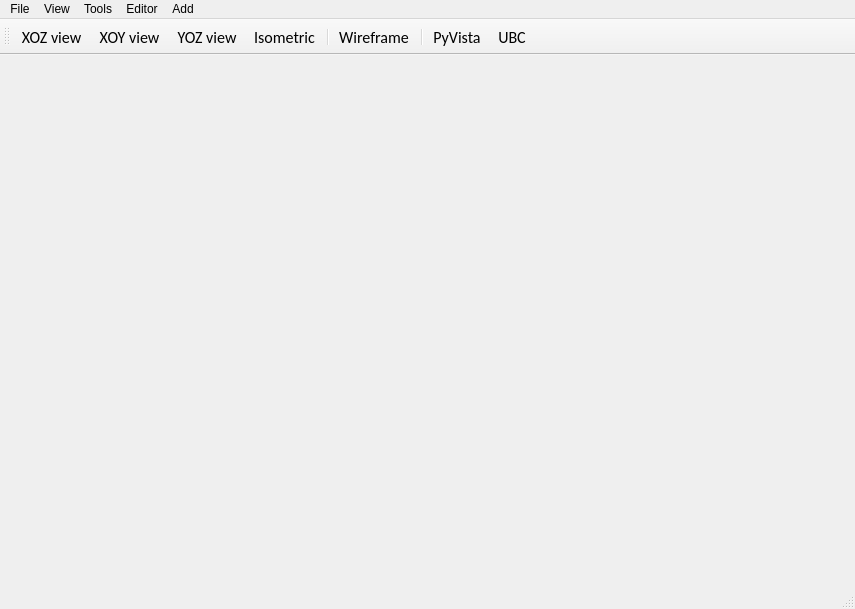
<?xml version="1.0" encoding="UTF-8"?>
<ui version="4.0">
 <class>MainWindow</class>
 <widget class="QMainWindow" name="MainWindow">
  <property name="geometry">
   <rect>
    <x>0</x>
    <y>0</y>
    <width>855</width>
    <height>609</height>
   </rect>
  </property>
  <property name="windowTitle">
   <string>View model</string>
  </property>
  <widget class="QWidget" name="centralwidget">
   <layout class="QVBoxLayout" name="verticalLayout_2">
    <item>
     <layout class="QVBoxLayout" name="verticalLayout"/>
    </item>
   </layout>
  </widget>
  <widget class="QMenuBar" name="menubar">
   <property name="geometry">
    <rect>
     <x>0</x>
     <y>0</y>
     <width>855</width>
     <height>26</height>
    </rect>
   </property>
   <widget class="QMenu" name="menuFile">
    <property name="title">
     <string>File</string>
    </property>
    <addaction name="action_Load"/>
    <addaction name="action_Exit"/>
   </widget>
   <widget class="QMenu" name="menuView">
    <property name="title">
     <string>View</string>
    </property>
    <widget class="QMenu" name="menu_Bounds">
     <property name="title">
      <string>Bounds</string>
     </property>
     <addaction name="action_BoundingBox"/>
     <addaction name="action_Bounds"/>
    </widget>
    <widget class="QMenu" name="menuScalars">
     <property name="title">
      <string>Scalars</string>
     </property>
     <addaction name="action_log"/>
     <addaction name="action_normal"/>
    </widget>
    <widget class="QMenu" name="menu_Display">
     <property name="title">
      <string>Display Format</string>
     </property>
    </widget>
    <addaction name="menu_Display"/>
    <addaction name="separator"/>
    <addaction name="action_Wireframe"/>
    <addaction name="menu_Bounds"/>
    <addaction name="action_Orientation_Marker"/>
    <addaction name="menuScalars"/>
    <addaction name="separator"/>
    <addaction name="action_Camera"/>
    <addaction name="separator"/>
    <addaction name="action_Clear"/>
   </widget>
   <widget class="QMenu" name="menuTools">
    <property name="title">
     <string>Tools</string>
    </property>
    <addaction name="action_Threshold"/>
    <addaction name="action_Crop"/>
   </widget>
   <widget class="QMenu" name="menuEditor">
    <property name="title">
     <string>Editor</string>
    </property>
   </widget>
   <widget class="QMenu" name="menuAdd">
    <property name="title">
     <string>Add</string>
    </property>
    <addaction name="action_AddPoints"/>
    <addaction name="action_AddLines"/>
   </widget>
   <addaction name="menuFile"/>
   <addaction name="menuView"/>
   <addaction name="menuTools"/>
   <addaction name="menuEditor"/>
   <addaction name="menuAdd"/>
  </widget>
  <widget class="QStatusBar" name="statusbar"/>
  <widget class="QToolBar" name="toolBar">
   <property name="font">
    <font>
     <family>Calibri</family>
     <pointsize>12</pointsize>
    </font>
   </property>
   <property name="windowTitle">
    <string>toolBar</string>
   </property>
   <attribute name="toolBarArea">
    <enum>TopToolBarArea</enum>
   </attribute>
   <attribute name="toolBarBreak">
    <bool>false</bool>
   </attribute>
   <addaction name="action_XOZview"/>
   <addaction name="action_XOYview"/>
   <addaction name="action_YOZview"/>
   <addaction name="action_Isometric"/>
   <addaction name="separator"/>
   <addaction name="action_Wireframe"/>
   <addaction name="separator"/>
   <addaction name="action_PyVista"/>
   <addaction name="action_UBC"/>
  </widget>
  <action name="action_Clear">
   <property name="text">
    <string>Clear All</string>
   </property>
  </action>
  <action name="action_Camera">
   <property name="text">
    <string>Camera</string>
   </property>
  </action>
  <action name="action_XOZview">
   <property name="text">
    <string>XOZ view</string>
   </property>
  </action>
  <action name="action_XOYview">
   <property name="text">
    <string>XOY view</string>
   </property>
   <property name="toolTip">
    <string>XOY view</string>
   </property>
  </action>
  <action name="action_YOZview">
   <property name="text">
    <string>YOZ view</string>
   </property>
   <property name="toolTip">
    <string>YOZ view</string>
   </property>
  </action>
  <action name="action_Isometric">
   <property name="text">
    <string>Isometric</string>
   </property>
   <property name="toolTip">
    <string>Isometric</string>
   </property>
  </action>
  <action name="action_Exit">
   <property name="text">
    <string>Exit</string>
   </property>
   <property name="shortcut">
    <string>Esc</string>
   </property>
  </action>
  <action name="action_Threshold">
   <property name="text">
    <string>Threshold</string>
   </property>
  </action>
  <action name="action_Wireframe">
   <property name="text">
    <string>Wireframe</string>
   </property>
   <property name="toolTip">
    <string>Wireframe</string>
   </property>
  </action>
  <action name="action_BoundingBox">
   <property name="text">
    <string>Bounding box</string>
   </property>
  </action>
  <action name="action_Bounds">
   <property name="text">
    <string>Bounds</string>
   </property>
  </action>
  <action name="action_Orientation_Marker">
   <property name="text">
    <string>Orientation Marker</string>
   </property>
  </action>
  <action name="action_Load">
   <property name="text">
    <string>Load</string>
   </property>
  </action>
  <action name="action_Crop">
   <property name="text">
    <string>Crop</string>
   </property>
  </action>
  <action name="action_log">
   <property name="text">
    <string>log</string>
   </property>
  </action>
  <action name="action_normal">
   <property name="text">
    <string>normal</string>
   </property>
  </action>
  <action name="action_AddPoints">
   <property name="text">
    <string>Points</string>
   </property>
  </action>
  <action name="action_PyVista">
   <property name="text">
    <string>PyVista</string>
   </property>
  </action>
  <action name="action_UBC">
   <property name="text">
    <string>UBC</string>
   </property>
  </action>
  <action name="action_AddLines">
   <property name="text">
    <string>Lines</string>
   </property>
  </action>
 </widget>
 <resources/>
 <connections/>
</ui>
